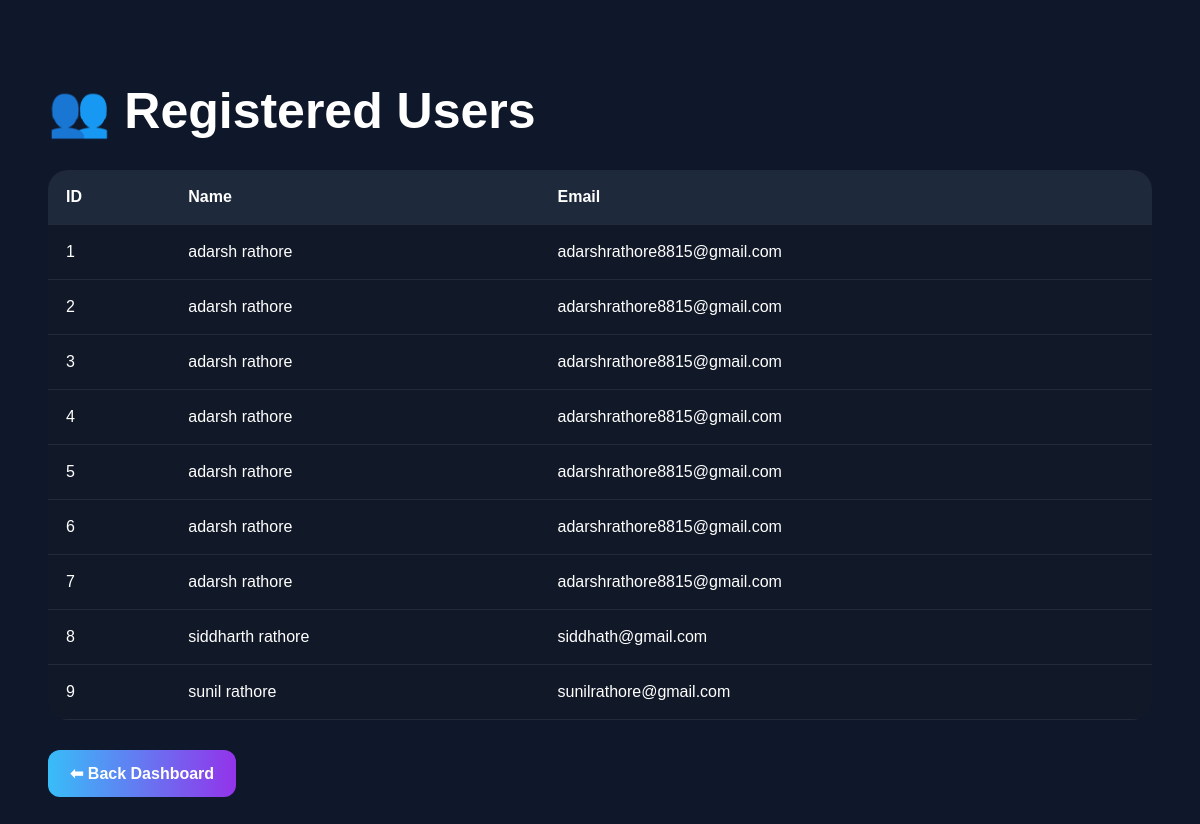
Screenshot of /admin/users with the database file from the repository.
### tables this page shows
CREATE TABLE users(id INTEGER PRIMARY KEY AUTOINCREMENT, name TEXT, email TEXT, password TEXT);

### app.py (the view)
@app.route('/admin/users')
def admin_users():
    conn = sqlite3.connect('database.db')
    cur = conn.cursor()
    cur.execute("SELECT * FROM users")
    users = cur.fetchall()
    conn.close()
    return render_template('manage_users.html', users=users)

### templates/manage_users.html (shortened to what this page needs)
<!DOCTYPE html>
<html>
<head>
</head>
<body>
<h1>👥 Registered Users</h1>
<table>
<tr>
<th>ID</th>
<th>Name</th>
<th>Email</th>
</tr>
{% for user in users %}
<tr>
<td>{{ user[0] }}</td>
<td>{{ user[1] }}</td>
<td>{{ user[2] }}</td>
</tr>
{% endfor %}
</table>
<a href="/admin-dashboard" class="back">
⬅ Back Dashboard
</a>
</body>
</html>

### templates/manage_users.html (style rules this page uses)
body { background:#0f172a; color:white; font-family:Arial; padding:40px; }
h1 { font-size:50px; margin-bottom:30px; }
table { width:100%; border-collapse:collapse; background:#111827; border-radius:20px; overflow:hidden; }
th,td { padding:18px; border-bottom:1px solid rgba(255,255,255,.08); text-align:left; }
th { background:#1e293b; }
.back { display:inline-block; margin-top:30px; padding:14px 22px; border-radius:12px; background:linear-gradient(90deg,#38bdf8,#9333ea); color:white; text-decoration:none; font-weight:bold; }

### rows the page displays
users: id "1", name "adarsh rathore", email "adarshrathore8815@gmail.com"
users: id "2", name "adarsh rathore", email "adarshrathore8815@gmail.com"
users: id "3", name "adarsh rathore", email "adarshrathore8815@gmail.com"
users: id "4", name "adarsh rathore", email "adarshrathore8815@gmail.com"
users: id "5", name "adarsh rathore", email "adarshrathore8815@gmail.com"
users: id "6", name "adarsh rathore", email "adarshrathore8815@gmail.com"
users: id "7", name "adarsh rathore", email "adarshrathore8815@gmail.com"
users: id "8", name "siddharth rathore", email "siddhath@gmail.com"
users: id "9", name "sunil rathore", email "sunilrathore@gmail.com"
